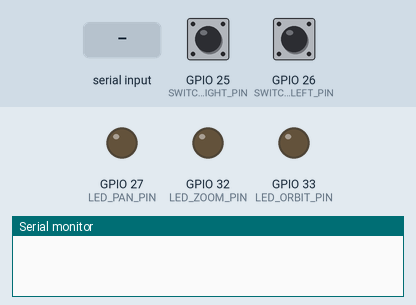
Simulated run of this sketch. Board: ESP32. Shown: output pins drawn as LEDs (lit = HIGH), the last lines printed to the serial monitor. Inputs (shaded band) come from the test bench; at power-on: GPIO 25 (SWITCH_RIGHT_PIN) HIGH, GPIO 26 (SWITCH_LEFT_PIN) HIGH. Pins used as bus, display or sensor lines are not drawn.

Above: at 3.2 s.
3.3 s: "w\n" received over Serial
At 4.4 s:
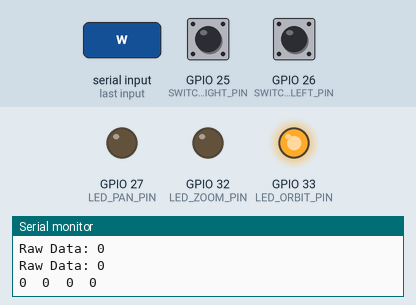
Timing chart, 0 to 6.3 s (numbered marks = the images above; inputs shaded):
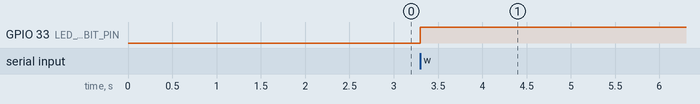

Measured:
- after the input at 3.3 s, GPIO 33 (LED_ORBIT_PIN): LOW → HIGH at once

The sketch:

3DMouseTest.ino
```cpp
/*
 * 3DMouseTest.ino
 * Created By: Dylan Butler
 * Last Modified: 11/27/2021
 */

// Include the SPI library in this sketch
#include <SPI.h>

// Include the Arduino library in this sketch
#include <Arduino.h>

// Define ALTERNATE_PINS to use non-standard GPIO pins for SPI bus

//#ifdef ALTERNATE_PINS
//  #define HSPI_MISO   26
//  #define HSPI_MOSI   27
//  #define HSPI_SCLK   25
//  #define HSPI_SS     32
//#else
  #define HSPI_MISO   12
  #define HSPI_MOSI   13
  #define HSPI_SCLK   14
  #define HSPI_SS     15
//#endif

//uninitalised pointer to SPI object
SPIClass * hspi = NULL;

// Pin definitions
#define X_CS_PIN 15
#define Y_CS_PIN 16
#define Z_CS_PIN 17

// Switch Circuit Pin definitions
#define SWITCH_RIGHT_PIN 25
#define SWITCH_LEFT_PIN 26
#define LED_PAN_PIN 27
#define LED_ZOOM_PIN 32
#define LED_ORBIT_PIN 33

// AS5147 Register addresses
#define AS5147_REG_SIZE 14
#define NOP_REG 0x0000
#define ERRFL_REG 0x0001
#define PROG_REG 0x0003
#define DIAAGC_REG 0x3FFC
#define MAG_REG 0x3FFD
#define ANDLEUNC_REG 0x3FFE
#define ANGLECOM_REG 0x3FFF

#define WRAP_VALUE 8192
#define MAX_VALUE 16384

// Global variables for interrupt
volatile byte modeCounter = 0;

// Global variables
byte modeNumber = 0;
static const int SPI_CLK = 1000000; // 8 MHz
int xPrev = 0, yPrev = 0, zPrev = 0;
char incomingChar = '\0';


void setup() {
    Serial.begin(115200);

    disableCore0WDT();

    //initialize instance of the SPIClass attached to HSPI
    hspi = new SPIClass(HSPI);

//    #ifndef ALTERNATE_PINS
//        //initialise hspi with default pins
//        //SCLK = 14, MISO = 12, MOSI = 13, SS = 15
//        hspi->begin();
//    #else
        //alternatively route through GPIO pins
        hspi->begin(HSPI_SCLK, HSPI_MISO, HSPI_MOSI, HSPI_SS); //SCLK, MISO, MOSI, SS
//    #endif

    pinMode(X_CS_PIN, OUTPUT);
    pinMode(Y_CS_PIN, OUTPUT);
    pinMode(Z_CS_PIN, OUTPUT);

    digitalWrite(X_CS_PIN, HIGH);
    digitalWrite(Y_CS_PIN, HIGH);
    digitalWrite(Z_CS_PIN, HIGH);

    pinMode(SWITCH_RIGHT_PIN, INPUT);
    pinMode(SWITCH_LEFT_PIN, INPUT);
    attachInterrupt(SWITCH_RIGHT_PIN, updateSwitchRight, RISING);
    attachInterrupt(SWITCH_LEFT_PIN, updateSwitchLeft, RISING);

    pinMode(LED_PAN_PIN, OUTPUT);
    pinMode(LED_ZOOM_PIN, OUTPUT);
    pinMode(LED_ORBIT_PIN, OUTPUT);

    ledsOff();

    delay(2000);
}

void loop() {

    // recieved new command
    if (Serial.available() > 0) {
      incomingChar = Serial.read();

      if (incomingChar == 'w') {  // recieved 'w' command
        // send data request to mouse, get new data
        modeNumber = modeCounter % 3;
        updateLeds();
        sendData();     // send new data
      }
    }
}

void sendData(){
    // USED FOR DEBUGGING
//    unsigned long startTime = micros();

    int xPos = getData(X_CS_PIN, ANGLECOM_REG);
    int yPos = getData(Y_CS_PIN, ANGLECOM_REG);
    int zPos = getData(Z_CS_PIN, ANGLECOM_REG);

    int xRel, yRel, zRel;
    if(xPos == -1){
        getData(X_CS_PIN, ERRFL_REG);
        xRel = 0;
    }
    else{
        xRel = calcRelData(xPos, &xPrev);
    }
    if(yPos == -1){
        getData(Y_CS_PIN, ERRFL_REG);
        yRel = 0;
    }
    else{
        yRel = calcRelData(yPos, &yPrev);
    }
    if(zPos == -1){
        getData(Z_CS_PIN, ERRFL_REG);
        zRel = 0;
    }
    else{
        zRel = calcRelData(zPos, &zPrev);
    }

    // send mode\tx\ty\tz\n
    Serial.print(modeNumber, DEC);
    //Serial.print(2, DEC);
    Serial.print('\t');
    Serial.print(xRel, DEC);
    Serial.print('\t');
    Serial.print(yRel, DEC);
    Serial.print('\t');
    Serial.print(zRel, DEC);
    Serial.print('\n');

    // USED FOR DEBUGGING
//    unsigned long endTime = micros();
//    unsigned long elapsedTime = (endTime - startTime);
//    Serial.print("Elapsed time to read positions: ");
//    Serial.print(elapsedTime);
//    Serial.println(" microsecs");
}

int isWrapAround(int val, int valPrev){
    int valRel = val - valPrev;

    if(abs(valRel) < WRAP_VALUE){
        return 0;
    }

    return valRel;
}

int calcRelData(int val, int * valPrev){
    int valRel = val - *valPrev;
    int wrapAround = isWrapAround(val, *valPrev);
    // Wrap around case 1: 16383 -> 0
    if(wrapAround < 0){
        valRel = (MAX_VALUE - *valPrev) + val;
    }
    // Wrap around case 2: 0 -> 16383
    else if(wrapAround > 0){
        valRel = -1 * ((MAX_VALUE - val) + *valPrev);
    }
    *valPrev = val;

    return valRel;
}

int getData(int csPin, unsigned int addrToRead){

    SPISettings spiSettings(SPI_CLK, MSBFIRST, SPI_MODE1);

    addrToRead = getAddrWParity(addrToRead);

    hspi->beginTransaction(spiSettings);
    digitalWrite(csPin, LOW);
    hspi->transfer16(addrToRead); // Set read address
    digitalWrite(csPin, HIGH);
    digitalWrite(csPin, LOW);
    int data = hspi->transfer16(0xC000); // Read data with no-op command
    digitalWrite(csPin, HIGH);
    hspi->endTransaction();

    // USED FOR DEBUGGING
    Serial.print("Raw Data: ");
    Serial.println(data, BIN);

    // Check for parity errors
    return ((data >> AS5147_REG_SIZE) & 0x1 ? -1 : data & 0x3FFF);
}

unsigned int getAddrWParity(int addrToRead){
    int bitCount = 0;
    addrToRead |= 0x4000; // Set Read bit in command frame
    unsigned int bitsToCount = addrToRead;
    for(int i = AS5147_REG_SIZE; i > 0; i--){
        bitCount += (addrToRead & 1 ? 1 : 0);
        bitsToCount >>= 1;
    }

    return (bitCount % 2 ? addrToRead : addrToRead | 0x8000);
}

void updateSwitchRight(){
  if(++modeCounter == 255){
    modeCounter = 0;
  }
}

void updateSwitchLeft(){
  if(--modeCounter == 255){
    modeCounter = 254;
  }
}

void updateLeds(){
  if(modeNumber == 0){
    // Serial.println("Orbit LED");
    digitalWrite(LED_ORBIT_PIN, HIGH);
    digitalWrite(LED_PAN_PIN, LOW);
    digitalWrite(LED_ZOOM_PIN, LOW);
  }
  else if(modeNumber == 1){
    // Serial.println("Pan LED");
    digitalWrite(LED_ORBIT_PIN, LOW);
    digitalWrite(LED_PAN_PIN, HIGH);
    digitalWrite(LED_ZOOM_PIN, LOW);
  }
  else if(modeNumber == 2){
    // Serial.println("Zoom LED");
    digitalWrite(LED_ORBIT_PIN, LOW);
    digitalWrite(LED_PAN_PIN, LOW);
    digitalWrite(LED_ZOOM_PIN, HIGH);
  }
}

void ledsOff(){
  digitalWrite(LED_PAN_PIN, LOW);
  digitalWrite(LED_ZOOM_PIN, LOW);
  digitalWrite(LED_ORBIT_PIN, LOW);
}

void ledsOn(){
  digitalWrite(LED_PAN_PIN, HIGH);
  digitalWrite(LED_ZOOM_PIN, HIGH);
  digitalWrite(LED_ORBIT_PIN, HIGH);
}
```
